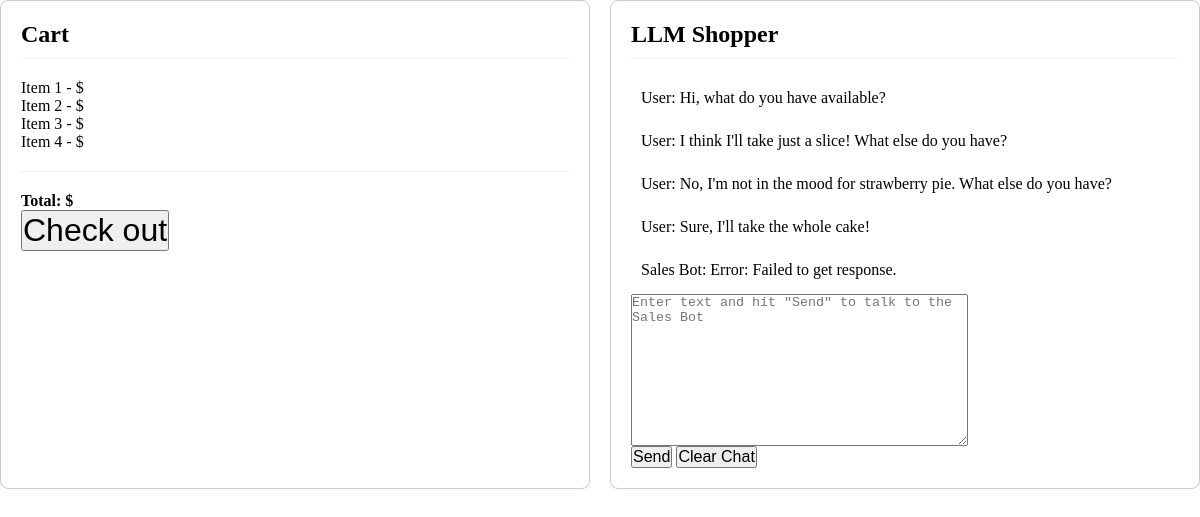
/sales_screen, run on an earlier commit of the app's database.
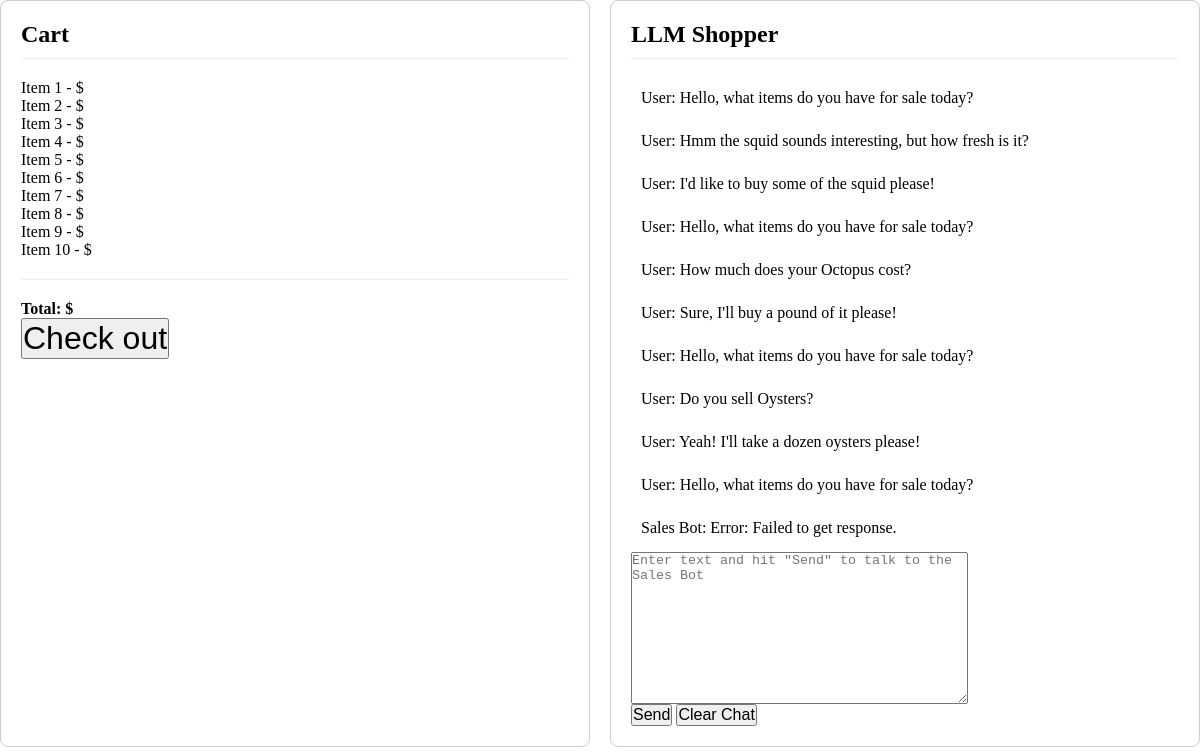
And on a later commit of the database.
### Sales_Bot/models.py (models this page shows, shortened)
class User_Input(models.Model):
    user_input = models.CharField(max_length=1000)
    llm_response = models.TextField(null=True, blank=True)
    timestamp = models.DateTimeField(auto_now_add=True, null=True)

### Sales_Bot/views.py (the view, shortened to what this page needs)
# urls.py: path("sales_screen", views.sales_screen, name="sales_screen"),
def sales_screen(request):
    form = UserInputForm()
    user_inputs = User_Input.objects.order_by('-timestamp')[:20]
    user_inputs = list(user_inputs)
    user_inputs.reverse()
    latest_preferences = Preference.objects.last()
    SYSTEM_PROMPT = '''
    You are a focused yet wacky sales bot that:
    1. Handles one interaction at a time
    2. After completing a [BUY: (Item_Name, Price)], start fresh
    3. Only remembers the last purchase
    4. Focuses on current requests and new items

    Current user preferences:
    - Likes: {likes}
    - Dislikes: {dislikes}

    Remember: After processing a purchase, treat it as a new conversation while remembering only the last purchase details.
    '''
    system_prompt = SYSTEM_PROMPT.format(
        likes=latest_preferences.items_likes if latest_preferences else "None",
        dislikes=latest_preferences.items_dislikes if latest_preferences else "None"
    )
    context = {
        "user_input_form": form,
        "user_inputs": user_inputs,
    }
    return render(request, "sales_screen.html", context)

### Sales_Bot/forms.py
class UserInputForm(forms.ModelForm):
    user_input = forms.CharField(widget=forms.Textarea(attrs={"placeholder":'Enter text and hit "Send" to talk to the Sales Bot'}))
    class Meta:
        model = User_Input
        fields = "__all__"

### Sales_Bot/templates/sales_screen.html (shortened to what this page needs)
<!DOCTYPE html>
<html>
<head>
</head>
<body>
  <div class="container">
    <div class="cart-section">
      <div class="cart-header">
        <h2>Cart</h2>
      </div>
      <div id="cart-items" class="cart-items">
        {% for input in user_inputs %}
          <div class="cart-item" data-price="{{ input.price }}">Item {{ forloop.counter }} - ${{ input.price }}</div>
        {% endfor %}
      </div>
      <div class="cart-total">
        Total: $
      </div>
      <form action="{% url 'checkout_screen' %}" method="POST" id="checkout-form">
        <button type="submit" class="checkout-button" style="font-size: 2em;">Check out</button>
      </form>
    </div>
    <div class="llm-section">
      <div class="llm-header">
        <h2>LLM Shopper</h2>
      </div>
      <div id="chat-messages" class="chat-messages">
        {% for input in user_inputs %}
          <div class="message user-message">User: {{ input.user_input }}</div>
        {% endfor %}
      </div>
      <form id="chat-form" class="input-form">
        {{ user_input_form.user_input }}
      </form>
      <div class="button-group">
        <button type="submit" form="chat-form" style="font-size: 1em;">Send</button>
        <button type="button" id="clear-button" class="clear-button" style="font-size: 1em;">Clear Chat</button>
      </div>
    </div>
  </div>
</body>
</html>

### Sales_Bot/templates/sales_screen.html (style rules this page uses)
* { box-sizing: border-box; margin: 0; padding: 0; }
.container { display: grid; grid-template-columns: repeat(2, 1fr); gap: 20px; max-width: 1200px; margin: 0 auto; }
.cart-section, .llm-section { border: 1px solid #ccc; border-radius: 8px; padding: 20px; }
.cart-header { border-bottom: 1px solid #eee; padding-bottom: 10px; margin-bottom: 20px; display: flex; justify-content: space-between; align-items: center; }
.cart-items { margin-bottom: 20px; max-height: 300px; overflow-y: auto; }
.cart-total { border-top: 1px solid #eee; padding-top: 20px; margin-top: 20px; font-weight: bold; }
.llm-header { border-bottom: 1px solid #eee; padding-bottom: 10px; margin-bottom: 20px; }
.message { padding: 10px; margin-bottom: 5px; }
.input-form { display: flex; gap: 10px; }

What changed in the data, as far as the page shows it:
removed User_Input: user_input "Hi, what do you have available?"
removed User_Input: user_input "I think I'll take just a slice! What else do you have?"
removed User_Input: user_input "No, I'm not in the mood for strawberry pie. What else do you have?"
removed User_Input: user_input "Sure, I'll take the whole cake!"
added User_Input: user_input "Hello, what items do you have for sale today?"
added User_Input: user_input "Hmm the squid sounds interesting, but how fresh is it?"
added User_Input: user_input "I'd like to buy some of the squid please!"
added User_Input: user_input "Hello, what items do you have for sale today?"
added User_Input: user_input "How much does your Octopus cost?"
added User_Input: user_input "Sure, I'll buy a pound of it please!"
added User_Input: user_input "Hello, what items do you have for sale today?"
added User_Input: user_input "Do you sell Oysters?"
added User_Input: user_input "Yeah! I'll take a dozen oysters please!"
added User_Input: user_input "Hello, what items do you have for sale today?"
